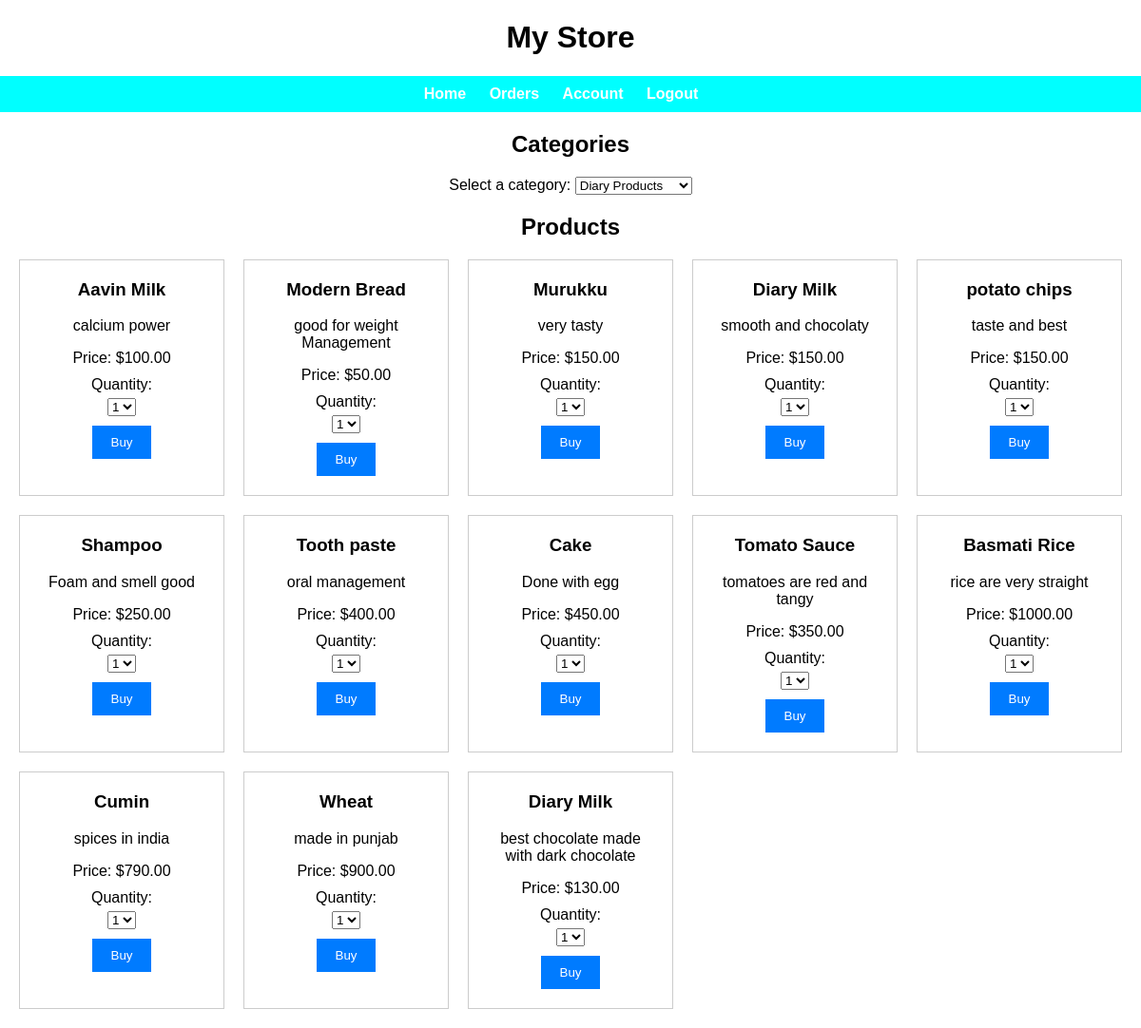
/dashboard/ (signed in), run on the app's committed database.
### Addproduct/models.py (models this page shows, shortened)
class AddProduct(models.Model):
    product_id = models.IntegerField(unique=True,default=True)
    name = models.CharField(max_length=100)
    category = models.ForeignKey(AddCategory, on_delete=models.CASCADE, null=True)
    description = models.TextField()
    expiry_date = models.DateField(null=True)
    price = models.DecimalField(max_digits=10, decimal_places=2, default=Decimal('0.00'))

### CustomerID/views.py (the view)
# urls.py: path('dashboard/',views.dashboard_view, name='dashboard'),
@login_required
def dashboard_view(request):
    categories = AddCategory.objects.all()
    products = AddProduct.objects.all()
    return render(request, 'Registration/dashboard.html', {'categories': categories, 'products': products})

### CustomerID/templates/Registration/dashboard.html (shortened to what this page needs)
<!DOCTYPE html>
<html lang="en">
<head>
</head>
<body>
  <div class="store-title">
    <h1>My Store</h1>
  </div>
  <div class="navbar">
    <ul>
      <li><a href="{% url 'CustomerID:homepage' %}">Home</a></li>
      <li><a href="{% url 'order_list' %}">Orders</a></li>
      <li><a href="{% url 'CustomerID:accounts' %}">Account</a></li>
      <li><a href="{% url 'CustomerID:logout' %}">Logout</a></li>
    </ul>
  </div>
  <div class="container">
    <h2>Categories</h2>
    <div class="category-dropdown">
      <label for="categories">Select a category:</label>
      <select id="categories" name="categories">
        {% for category in categories %}
        <option value="{{ category.id }}">{{ category.name }}</option>
        {% endfor %}
      </select>
    </div>
  </div>
  <div class="container">
    <h2>Products</h2>
    <div class="products">
      {% for product in products %}
      <div class="product">
        <h3>{{ product.name }}</h3>
        <p>{{ product.description }}</p>
        <p>Price: ${{ product.price }}</p>
        {% if product.id %}
        <form method="post" action="{% url 'add_order'%}?product_name={{ product.name }}">
          <label for="quantity{{ product.id }}">Quantity:</label>
          <select id="quantity{{ product.id }}" name="quantity">
            <option value="1">1</option>
          </select>
          <button type="submit">Buy</button>
        </form>
        {% else %}
        <p>Product ID is not available.</p>
        {% endif %}
      </div>
      {% endfor %}
    </div>
  </div>
</body>
</html>

### CustomerID/templates/Registration/dashboard.html (style rules this page uses)
body { font-family: Arial, sans-serif; margin: 0; padding: 0; text-align: center; }
.navbar { background-color: #00ffff; color: #fff; padding: 10px 20px; }
.navbar ul { list-style-type: none; margin: 0; padding: 0; }
.navbar ul li { display: inline; margin-right: 20px; font-weight: bold; }
.navbar ul li a { text-decoration: none; color: #fff; }
.container { margin: 20px auto; max-width: 1200px; padding: 0 20px; }
.category-dropdown { margin-bottom: 20px; }
.products { display: grid; grid-template-columns: repeat(auto-fill, minmax(200px, 1fr)); grid-gap: 20px; }
.product { border: 1px solid #ccc; padding: 20px; text-align: center; }
.product h3 { margin-top: 0; }
.product p { margin-bottom: 10px; }
.product form { display: flex; flex-direction: column; align-items: center; }
.product form label { margin-bottom: 5px; }
.product form select { margin-bottom: 10px; }
.product form button { background-color: #007bff; color: #fff; border: none; padding: 10px 20px; cursor: pointer; transition: background-color 0.3s ease; }

### data on the page
AddProduct: name "Aavin Milk", description "calcium power", price "100.00", quantity "1"
AddProduct: name "Modern Bread", description "good for weight Management", price "50.00", quantity "1"
AddProduct: name "Murukku", description "very tasty", price "150.00", quantity "1"
AddProduct: name "Diary Milk", description "smooth and chocolaty", price "150.00", quantity "1"
AddProduct: name "potato chips", description "taste and best", price "150.00", quantity "1"
AddProduct: name "Shampoo", description "Foam and smell good", price "250.00", quantity "1"
AddProduct: name "Tooth paste", description "oral management", price "400.00", quantity "1"
AddProduct: name "Cake", description "Done with egg", price "450.00", quantity "1"
AddProduct: name "Tomato Sauce", description "tomatoes are red and tangy", price "350.00", quantity "1"
AddProduct: name "Basmati Rice", description "rice are very straight", price "1000.00", quantity "1"
AddProduct: name "Cumin", description "spices in india", price "790.00", quantity "1"
AddProduct: name "Wheat", description "made in punjab", price "900.00", quantity "1"
AddProduct: name "Diary Milk", description "best chocolate made with dark chocolate", price "130.00", quantity "1"

### other printed values
form field categories "Diary Products"
